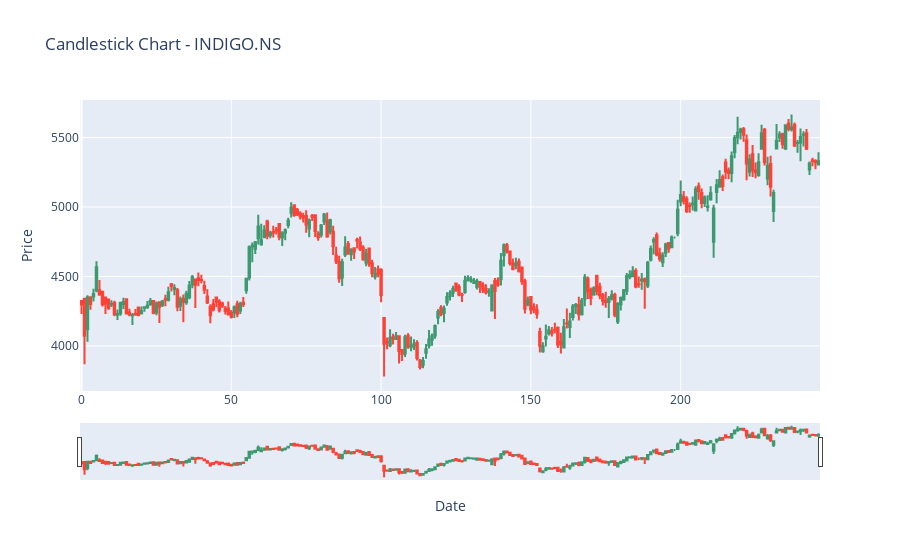

Notebook source saved alongside this figure:
### Code cell
fig = go.Figure(data=[
    go.Candlestick(x=data.index,
                   open=data['open'],
                   high=data['high'],
                   low=data['low'],
                   close=data['close'])
              ])
fig.update_layout(title=f"Candlestick Chart - {stock_symbol}", xaxis_title='Date', yaxis_title='Price')
fig.show()

### Figure 1 — Plotly figure (JSON) as saved in the notebook; plotly's stock layout.template omitted (floating-point values rounded to 4 significant figures; data arrays with more than 128 entries replaced by an {"elided": "..."} marker saying what was removed)
{"data": [{"close": {"elided": "247 float values"}, "high": {"elided": "247 float values"}, "low": {"elided": "247 float values"}, "open": {"elided": "247 float values"}, "type": "candlestick", "x": {"elided": "247 int values"}}], "layout": {"title": {"text": "Candlestick Chart - INDIGO.NS"}, "xaxis": {"title": {"text": "Date"}}, "yaxis": {"title": {"text": "Price"}}}}
